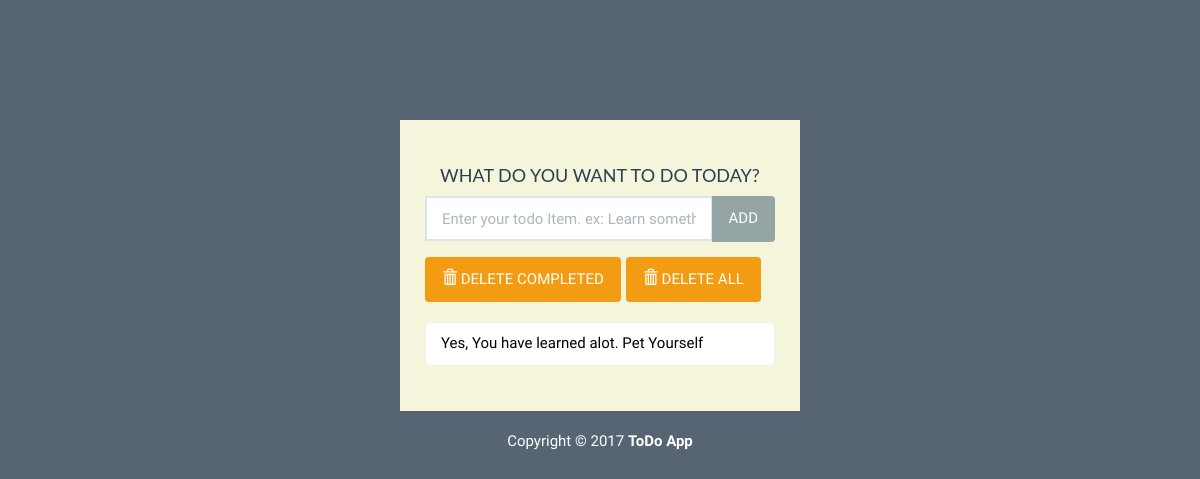
The app's page /, older data.
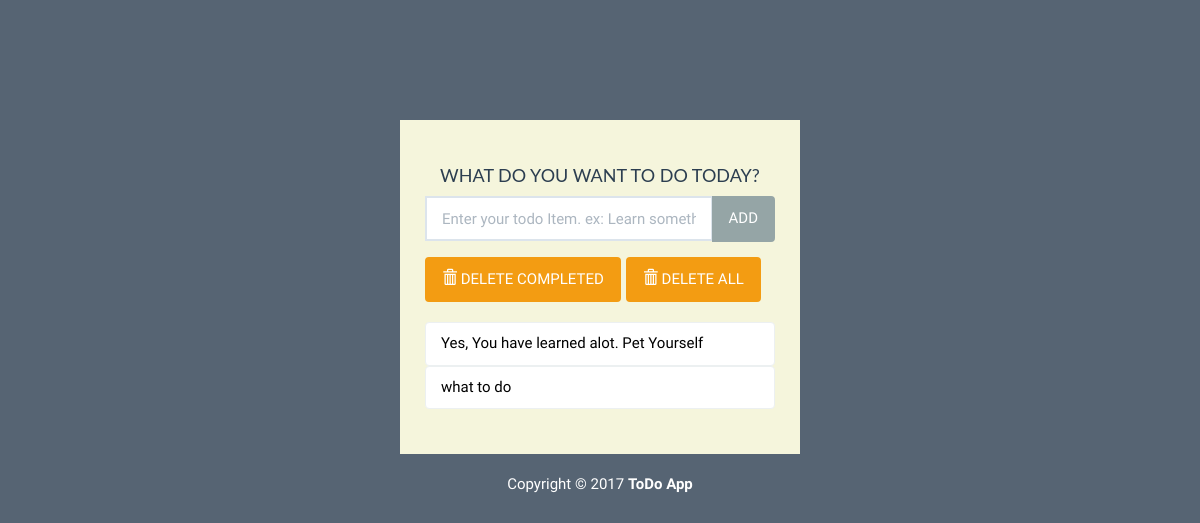
The same page, newer data.
### todo/models.py (models this page shows, shortened)
class Todo(models.Model):
    text = models.CharField(max_length=40)
    complete = models.BooleanField(default=False)

### todo/views.py (the view)
# urls.py: path('', views.index, name='index'),
def index(request):
    todo_list = Todo.objects.all()
    modeltodoform = NewToDoForm()
    context = {'todo_list': todo_list, 'form': modeltodoform}
    return render(request, 'todo/index.html', context)

### todo/todoForm.py
class NewToDoForm(forms.ModelForm):
    class Meta:
        model = Todo
        fields = ['text']
        widgets = {
            'text': forms.TextInput(attrs={'class': 'form-control',
                                            'placeholder': "Enter your todo Item. ex: Learn something, Watch yourself",
                                            'arial-label': 'Todo',
                                            'aria-describedby': 'add-btn'})
        }

### todo/templates/todo/index.html (shortened to what this page needs)
{% load static %}
<!DOCTYPE html>
<html lang="en">
	<head>
		<link rel="stylesheet" href="{% static 'todo/bs/css/flatly.min.css' %}" />
		<link rel="stylesheet" href="{% static 'todo/styles.css' %}" />
	</head>
	<body>
		<div class="container-fluid" id="wrapper">
			<div class="row">
				<div class="col-lg-4 col-lg-offset-4" id="content">
					<h2>WHAT DO YOU WANT TO DO TODAY?</h2>
					<form action="{% url 'add_todo' %}" method="POST" role="form">
						<div class="form-group">
							<div class="input-group">
							  {{form.text}}
							  <span class="input-group-btn">
								  <button type="submit" class="btn btn-default" id="add-btn">ADD</button>
							  </span>
							</div>
						</div>
					</form>
					<div class="row t10">
						<div class="col-lg-12">
							<div class="btn-toolbar">
								<div class="btn-group">
									<a href="{% url 'delete_completed'%}">
										<button type="button" class="btn btn-warning">
											<i class="glyphicon glyphicon-trash"></i> DELETE COMPLETED
										</button>
									</a>
								</div>
								<div class="btn-group">
									<a href="{% url 'delete_all'%}">
										<button type="button" class="btn btn-warning">
											<i class="glyphicon glyphicon-trash"></i> DELETE ALL
										</button>
									</a>
								</div>
							</div>
						</div>
					</div>
					<ul class="list-group t20">
                        {% for todo in todo_list %}
                            {% if todo.complete %}
                                <li class="list-group-item todo-completed">{{todo.text}}</li>
                            {% else %}
                                <a href="{% url 'complete' todo.id %}"><li class="list-group-item">{{ todo.text }}</li></a>
                            {% endif %}
                        {% endfor %}
					</ul>
				</div>
			</div>
			<footer>
				<div class="row pad">
					<div class="col-lg-12 text-center">
						Copyright &copy; 2017 <strong>ToDo App</strong>
					</div>
				</div>
			</footer>
		</div>
	</body>
</html>

Row changes from the older to the newer data that the page shows:
added Todo: text "what to do"
